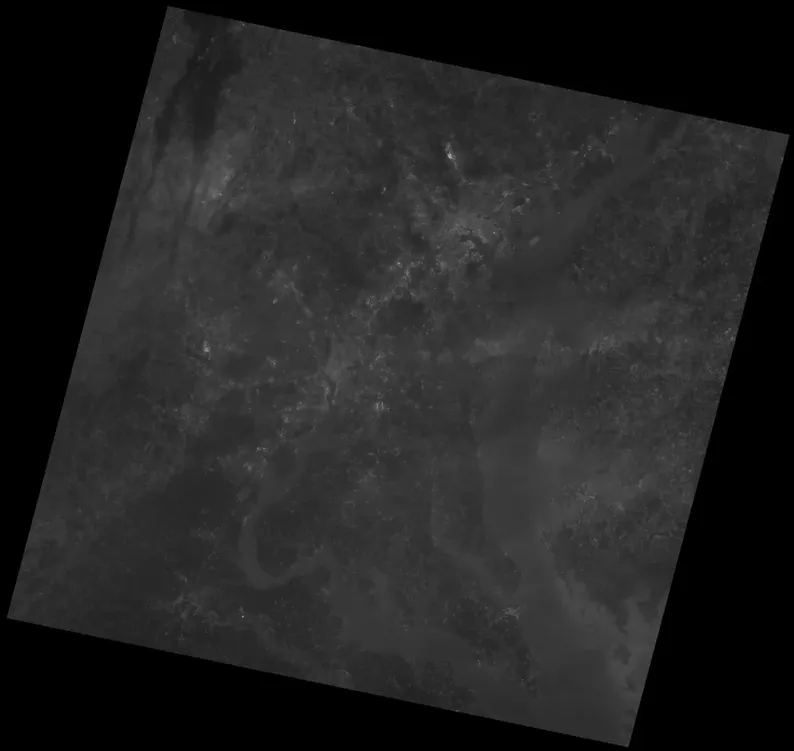
#> input picture 428_ass1_images/landsat_down.webp, 794 x 751 px, shrunk from 1116 x 1056 before the run, given in place of landsat_down.jpeg, which was not available
$ jupyter execute --allow-errors Roza_Another_copy_of_CSE_428_Lab_2___demo.ipynb   (shell and % lines are left out)   (text cells are left out)
#> lines starting #> are read from the running program, lines starting #| are printed output that depends on the picture; long printed decimals are rounded; pictures that were not available may be replaced by others from this repository, and a replacement may not be noted
[cell 1]
import numpy as np
from skimage import io, color, exposure
import matplotlib.pyplot as plt

[cell 2]
np.random.seed(1000)
I = np.random.rand(3, 3)
print(I)

[cell 3]
io.imshow(I)
plt.axis("off")

[cell 4]
# option 1
I2 = I + 0.5
print(I2)
I2[I2 > 1] = 1
I2[I2 < 0] = 0

[cell 5]
# option 2 (alternative of option 1)
I2 = np.clip(I+0.5, 0, 1)
plt.subplot(1, 2, 1)
io.imshow(I2)
plt.axis("off")

[cell 6]
plt.subplot(1, 2, 1)
io.imshow(I)
plt.axis("off")

plt.subplot(1, 2, 2)
io.imshow(I2)
plt.axis("off")

[cell 7]
I3 = np.clip(I - 0.5, 0, 1)

[cell 8]
plt.subplot(1, 3, 1)
io.imshow(I)
plt.axis("off")
plt.title("original")

plt.subplot(1, 3, 2)
io.imshow(I2)
plt.axis("off")
plt.title("I+0.5")

plt.subplot(1, 3, 3)
io.imshow(I3)
plt.axis("off")
plt.title("I-0.5")

[cell 9]
I2 = np.clip(I*2, 0, 1)
I3 = np.clip(I/2, 0, 1)

plt.subplot(1, 3, 1)
io.imshow(I)
plt.axis("off")
plt.title("original")

plt.subplot(1, 3, 2)
io.imshow(I2)
plt.axis("off")
plt.title("I*2")

plt.subplot(1, 3, 3)
io.imshow(I3)
plt.axis("off")
plt.title("I/2")

[cell 10]
I = io.imread("landsat_down.jpeg")
#> I is the input picture: shape (751, 794, 3); mean R, G, B 35.3, 35.3, 35.3
I = I/255.0
I.shape
#> Out = (751, 794, 3)

[cell 11]
print(I.min())
#| 0.0
print(I.max())
#| 0.6902

[cell 12]
io.imshow(I)
plt.axis("off")
plt.show()

[cell 13]
#WRONG
I_stretched = 4*(I-0.1)

[cell 14]
print(I_stretched.min())
#| -0.4
print(I_stretched.max())
#| 2.361

[cell 15]
#RIGHT
# Contrast stretching
I_stretched = np.clip(4*(I-0.1), 0, 1)
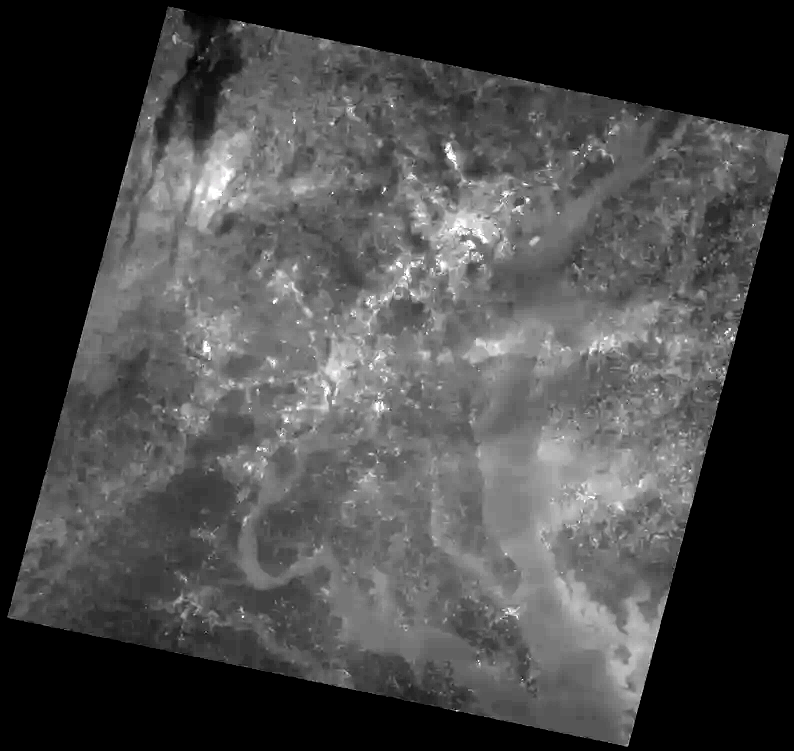
#> I_stretched: shape (751, 794, 3) float64; mean R, G, B 0.283, 0.283, 0.283

[cell 16]
io.imshow(I_stretched)
plt.axis("off")
plt.show()

[cell 17]
hist, bins_hist = exposure.histogram(I, nbins=256, normalize=False)
#> hist = 256 values, max 553584 at index 0, min 0 at index 3, mean 6987.8; bins_hist = 256 values from 0.00135 to 0.689
plt.plot(bins_hist, hist, 'k')
plt.xlabel("Pixel values")
plt.ylabel("Count")
plt.title("Histogram before")

plt.twinx()
img_cdf, bins = exposure.cumulative_distribution(I, 256)
#> img_cdf = 256 values from 0.309 to 1; bins = 256 values from 0.00135 to 0.689
plt.plot(bins, img_cdf, "red")
plt.ylabel("Percentage")
plt.show()
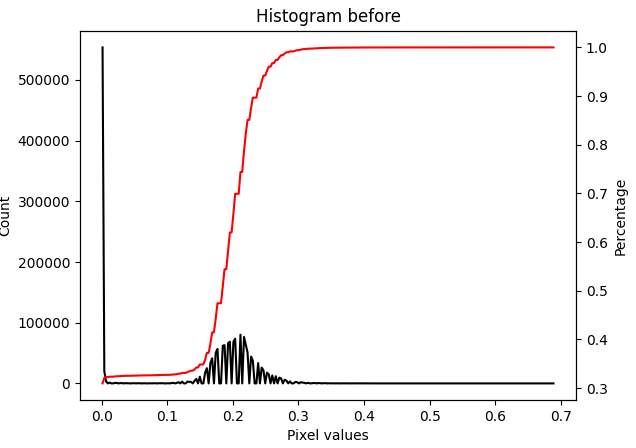
#> figure drawn by matplotlib, 2 panels; panel 1: curve peaks at x = 0.00135, y = 553584; panel 2: curve peaks at x = 0.689, y = 1

[cell 18]
hist, bins_hist = exposure.histogram(I_stretched, nbins=256, normalize=False)
#> hist = 256 values, max 584820 at index 0, min 0 at index 1, mean 6987.8; bins_hist = 256 values from 0.00195 to 0.998
plt.plot(bins_hist, hist, 'k')
plt.xlabel("Pixel values")
plt.ylabel("Count")
plt.title("Histogram after")

plt.twinx()
img_cdf, bins = exposure.cumulative_distribution(I_stretched, 256)
#> img_cdf = 256 values from 0.327 to 1; bins = 256 values from 0.00195 to 0.998
plt.plot(bins, img_cdf, "red")
plt.ylabel("Percentage")
plt.show()
#> figure, not shown here; panel 1: curve peaks at x = 0.00195, y = 584820; panel 2: curve peaks at x = 0.998, y = 1

[cell 19]
I = io.imread("xray.jpeg")/255
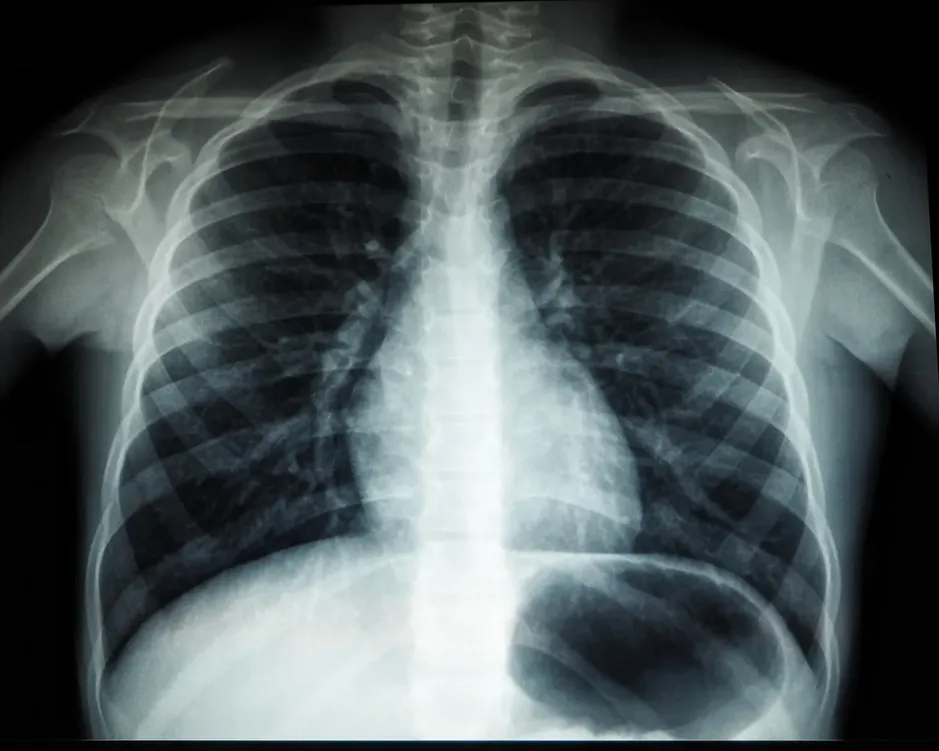
#> input picture 428_ass1_images/xray.webp, 939 x 751 px, shrunk from 1320 x 1056 before the run, given in place of xray.jpeg, which was not available
#> I: shape (751, 939, 3) float64
I = color.rgb2gray(I)
#> I: shape (751, 939) float64

[cell 20]
io.imshow(I)
plt.axis("off")

[cell 21]
# Log Transformation
# s = c log(1 + r)
k = 20
I2 = np.log(1 + k*I)
I2 = I2/I2.max()
io.imshow(I2)

[cell 22]
# Negative Image
I3 = 1 - I
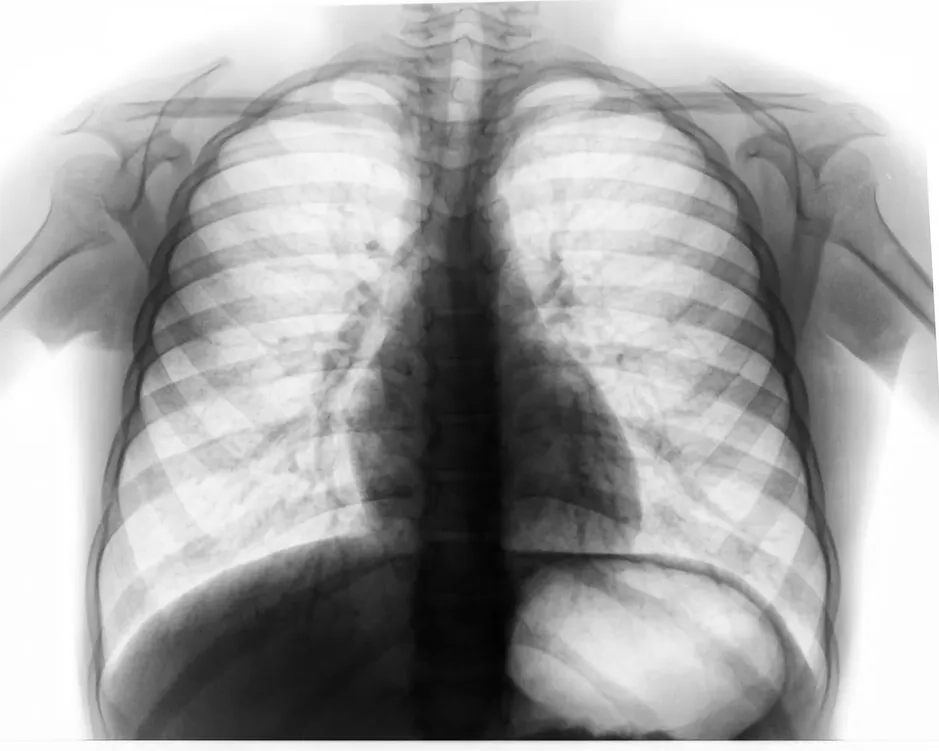
#> I3: shape (751, 939) float64; min 0.00951, max 1, mean 0.653

[cell 23]
io.imshow(I3)
plt.axis("off")

[cell 24]
# power law transformatiom
gamma = 3
c = 1

I4 = c*(I ** gamma)
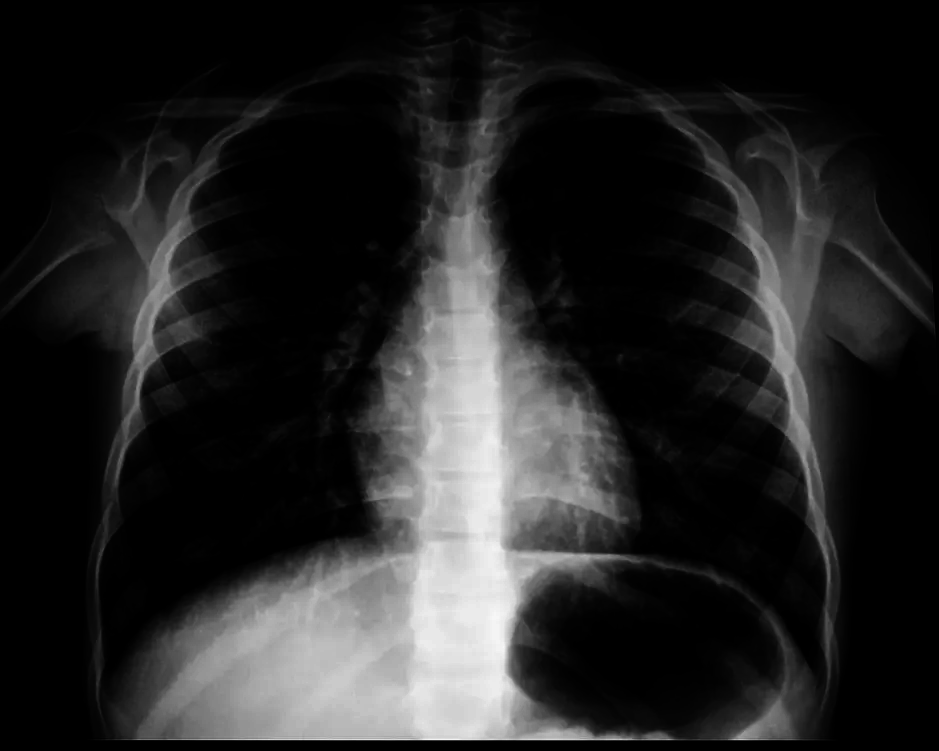
#> I4: shape (751, 939) float64; min 0, max 0.972, mean 0.15
print(I4.min())
#| 0.0
print(I4.max())
#| 0.9717

[cell 25]
io.imshow(I4)

[cell 26]
fig, axes = plt.subplots(3, 2, figsize=(20, 10))

# First row
axes[0, 0].imshow(I, cmap = 'gray')
axes[0, 0].axis("off")
axes[0, 0].set_title("Image I")

hist, bins_hist = exposure.histogram(I, nbins=256, normalize=False)
#> hist = 256 values, max 37774 at index 2, min 35 at index 255, mean 2754.6; bins_hist = 256 values from 0.00193 to 0.989
axes[0, 1].plot(bins_hist, hist, 'k')
axes[0, 1].set_xlabel("Pixel values")
axes[0, 1].set_ylabel("Count")
axes[0, 1].set_title("Histogram of Original Image")
img_cdf, bins = exposure.cumulative_distribution(I, 256)
#> img_cdf = 256 values from 0.0321 to 1; bins = 256 values from 0.00193 to 0.989
axes[0, 1].twinx()
axes[0, 1].plot(bins, img_cdf, "red")
axes[0, 1].set_ylabel("Percentage")

# Second row
axes[1, 0].imshow(I2, cmap = 'gray')
axes[1, 0].axis("off")
axes[1, 0].set_title("Image I2")

hist, bins_hist = exposure.histogram(I2, nbins=256, normalize=False)
#> hist = 256 values, max 36720 at index 12, min 1 at index 16, mean 2754.6; bins_hist = 256 values from 0.00195 to 0.998
axes[1, 1].plot(bins_hist, hist, 'k')
axes[1, 1].set_xlabel("Pixel values")
axes[1, 1].set_ylabel("Count")
axes[1, 1].set_title("Histogram of Log Transformation")
img_cdf, bins = exposure.cumulative_distribution(I2, 256)
#> img_cdf = 256 values from 0.0316 to 1; bins = 256 values from 0.00195 to 0.998
axes[1, 1].twinx()
axes[1, 1].plot(bins, img_cdf, "red")
axes[1, 1].set_ylabel("Percentage")

# Third row
axes[2, 0].imshow(I3, cmap = 'gray')
axes[2, 0].axis("off")
axes[2, 0].set_title("Image I3")

hist, bins_hist = exposure.histogram(I3, nbins=256, normalize=False)
#> hist = 256 values, max 37774 at index 253, min 35 at index 0, mean 2754.6; bins_hist = 256 values from 0.0114 to 0.998
axes[2, 1].plot(bins_hist, hist, 'k')
axes[2, 1].set_xlabel("Pixel values")
axes[2, 1].set_ylabel("Count")
axes[2, 1].set_title("Histogram of Negetive Image")
img_cdf, bins = exposure.cumulative_distribution(I3, 256)
#> img_cdf = 256 values from 4.96e-05 to 1; bins = 256 values from 0.0114 to 0.998
axes[2, 1].twinx()
axes[2, 1].plot(bins, img_cdf, "red")
axes[2, 1].set_ylabel("Percentage")

plt.show()
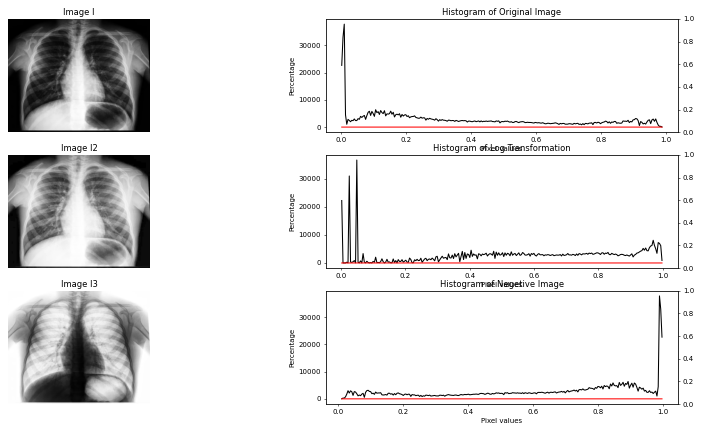
#> figure drawn by matplotlib, 6 panels; panel 2: curve peaks at x = 0.00967, y = 37774; panel 2: curve peaks at x = 0.989, y = 1; panel 4: curve peaks at x = 0.0488, y = 36720; panel 4: curve peaks at x = 0.998, y = 1

[cell 27]
I = io.imread("angiogram_bw.jpeg")
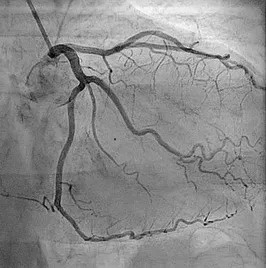
#> input picture 428_ass1_images/angiogram_bw.webp, 266 x 268 px, shrunk from 374 x 376 before the run, given in place of angiogram_bw.jpeg, which was not available
#> I is the input picture: shape (268, 266, 3); mean R, G, B 139, 139, 139
I = I[:,:]/255  # Normalizing
I.shape
print(I)
#> (printed output is left out)

[cell 28]
io.imshow(1-I)
#plt.axis("off")

[cell 29]
negImg = 1 - I

[cell 30]
#treshold

A = 0.6
B = 0.85

# wrong
# negImg[negImg >= A] = 1
# negImg[negImg <= B] = 1

# right
negImg[(negImg >= A) & (negImg <= B)] = 1
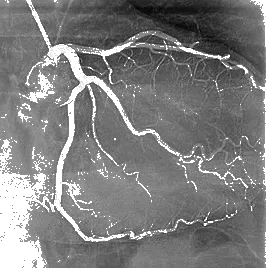
#> negImg: shape (268, 266, 3) float64; mean R, G, B 0.494, 0.494, 0.494

[cell 31]
io.imshow(negImg)

[cell 32]
negImg2 = 1 - I

[cell 33]
A = 0.6
B = 0.85

negImg2[(negImg2 >= A) & (negImg2 <= B)] = 1

[cell 34]
io.imshow(negImg2)

[cell 35]
I = io.imread("moon.jpg")
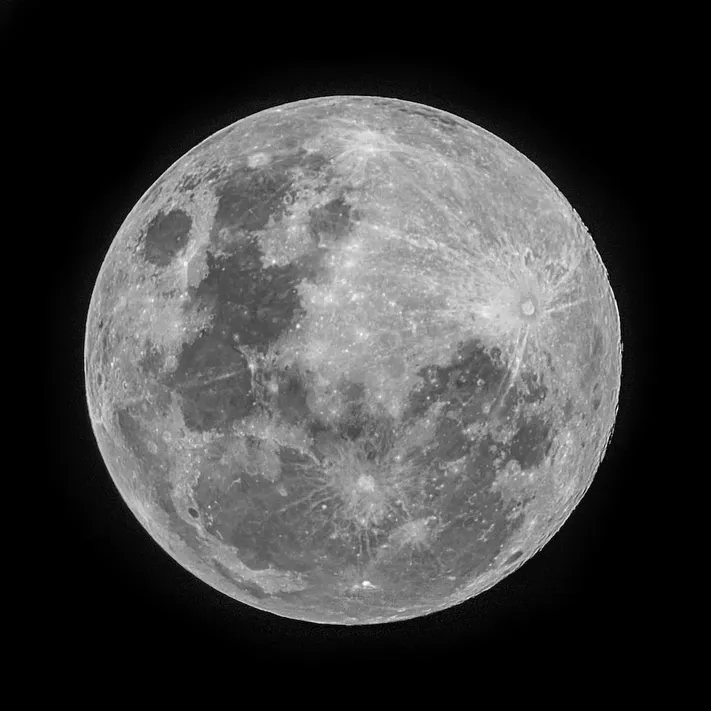
#> input picture 428_ass1_images/moon.webp, 711 x 711 px, shrunk from 1000 x 1000 before the run, given in place of moon.jpg, which was not available
#> I is the input picture: shape (711, 711, 3); mean R, G, B 64.3, 64.3, 64.3
I = I[:,:]/255
I.shape

io.imshow(I)
#plt.axis("off")

[cell 36]
hist, bins_hist = exposure.histogram(I, nbins=256, normalize=False)
#> hist = 256 values, max 603756 at index 0, min 0 at index 4, mean 5924.1; bins_hist = 256 values from 0.00195 to 0.998
plt.plot(bins_hist, hist, 'k')
plt.xlabel("Pixel values")
plt.ylabel("Count")
plt.title("Histogram before")

plt.twinx()
img_cdf, bins = exposure.cumulative_distribution(I, 256)
#> img_cdf = 256 values from 0.398 to 1; bins = 256 values from 0.00195 to 0.998
plt.plot(bins, img_cdf, "red")
plt.ylabel("Percentage")
plt.show()
#> figure, not shown here; panel 1: curve peaks at x = 0.00195, y = 603756; panel 2: curve peaks at x = 0.998, y = 1

[cell 37]
c2= 0.4
c1 = 0.8/c2
I_stretched = np.clip(c1*(I-c2), 0, 1)
#> I_stretched: shape (711, 711, 3) float64

[cell 38]
io.imshow(I_stretched)

#> (a cell that did not finish here is left out)

[cell 40]
I_stretched[I_stretched < .4] = 0
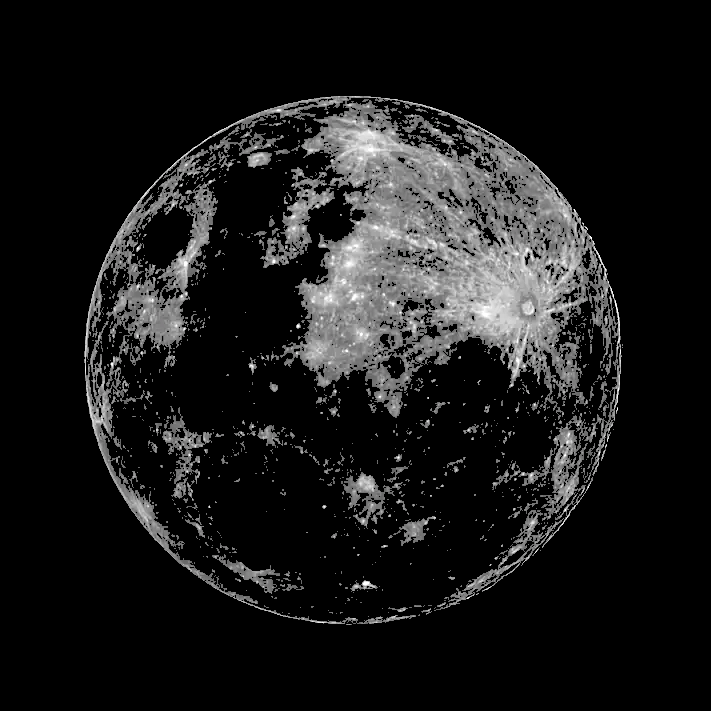
#> I_stretched: shape (711, 711, 3) float64; mean R, G, B 0.1, 0.1, 0.1


io.imshow(I_stretched)
